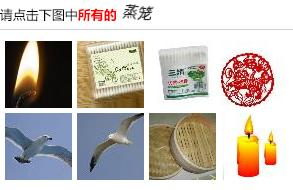
#> input picture captcha_picture.jpg, 293 x 190 px
$ python '试验二.py'
#> lines starting #> are read from the running program, lines starting #| are printed output that depends on the picture
# !/usr/bin/env python
# -*- coding:utf-8 -*-
# author: wanjie time:2018/6/30 0030

import io
from PIL import Image

img = Image.open('captcha_picture.jpg')
#> img is the input picture: PIL image 293x190 RGB; mean R, G, B 193.1, 186.3, 180.2
roiImg = img.crop((5, 41, 71, 107))
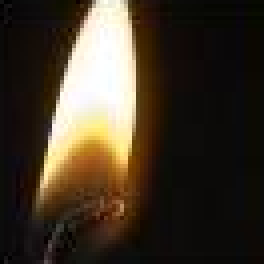
#> roiImg: PIL image 66x66 RGB (shown 4 times larger); mean R, G, B 65.4, 54.8, 41

imgByteArr = io.BytesIO()
roiImg.save(imgByteArr, format='PNG')
imgByteArr = imgByteArr.getvalue()
print(imgByteArr)
